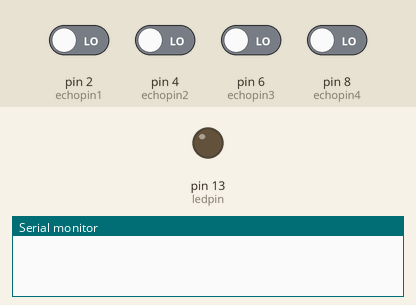
Bench run of a sketch on a simulated Arduino Uno, built with avr-gcc and run on an emulated ATmega328P. Shown: output pins drawn as LEDs (lit = HIGH), the last lines printed to the serial monitor. The inputs (shaded band) are chosen by the test bench; at power-on: pin 2 (echopin1), pin 4 (echopin2), pin 6 (echopin3), pin 8 (echopin4) LOW. Pins used as bus, display or sensor lines are not drawn.

Above: at 2.2 s.
At 4.52 s:
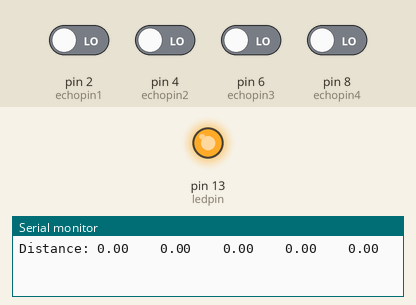
Timing chart, 0 to 5.9 s (numbered marks = the images above):
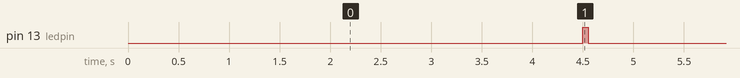

The sketch:

ultrasonic_sensor.ino
```cpp
 int trigpin1=3;
int echopin1=2;
 int trigpin2=5;
int echopin2=4;
 int trigpin3=7;
int echopin3=6;
 int trigpin4=9;
int echopin4=8;
int ledpin=13;
float duration,duration1,duration2,duration3,duration4,durationintm1,durationintm2;

float distance,distance1,distance2,distance3,distance4;
void setup() {
  Serial.begin(9600);
  pinMode(trigpin1,OUTPUT);
  pinMode(echopin1,INPUT);
    pinMode(trigpin2,OUTPUT);
  pinMode(echopin2,INPUT);
    pinMode(trigpin3,OUTPUT);
  pinMode(echopin3,INPUT);
    pinMode(trigpin4,OUTPUT);
  pinMode(echopin4,INPUT);
  pinMode(ledpin,OUTPUT);


  // put your setup code here, to run once:

}

void loop() {
  digitalWrite(ledpin,LOW);
  digitalWrite(trigpin1,LOW);
  delay(2);
  digitalWrite(trigpin1,HIGH);
  delay(10);
  digitalWrite(trigpin1,LOW);
  duration1=pulseIn(echopin1,HIGH);
  digitalWrite(trigpin2,LOW);
  delay(2);
  digitalWrite(trigpin2,HIGH);
  delay(10);
  digitalWrite(trigpin2,LOW);
  duration2=pulseIn(echopin2,HIGH);
  digitalWrite(trigpin3,LOW);
  delay(2);
  digitalWrite(trigpin3,HIGH);
  delay(10);
  digitalWrite(trigpin3,LOW);
  duration3=pulseIn(echopin3,HIGH);
  digitalWrite(trigpin4,LOW);
  delay(2);
  digitalWrite(trigpin4,HIGH);
  delay(10);
  digitalWrite(trigpin4,LOW);
  duration4=pulseIn(echopin4,HIGH);
  durationintm1=min(duration1,duration2);
  durationintm2=min(duration3,duration4);
  duration=min(durationintm1,durationintm2);
  distance=duration*.034/2;
  distance1=duration1*.034/2;
  distance2=duration2*.034/2;
  distance3=duration3*.034/2;
  distance4=duration4*.034/2;
  Serial.print("Distance: ");
  Serial.print(distance);
  Serial.print("    ");
  Serial.print(distance1);
  Serial.print("    ");
  Serial.print(distance2);
  Serial.print("    ");
  Serial.print(distance3);
  Serial.print("    ");
  Serial.print(distance4);
  Serial.println(" ");
  delay(400);
  if(distance>=30)
  {digitalWrite(ledpin,LOW);
    }
    delay(50);
  if(distance<30)
  {digitalWrite(ledpin,HIGH);
    }

  delay(50);
  // put your main code here, to run repeatedly:

}
```

Measured:
- by itself, pin 13 (ledpin): alternates HIGH for 0.05 s and LOW for 4.5 s
